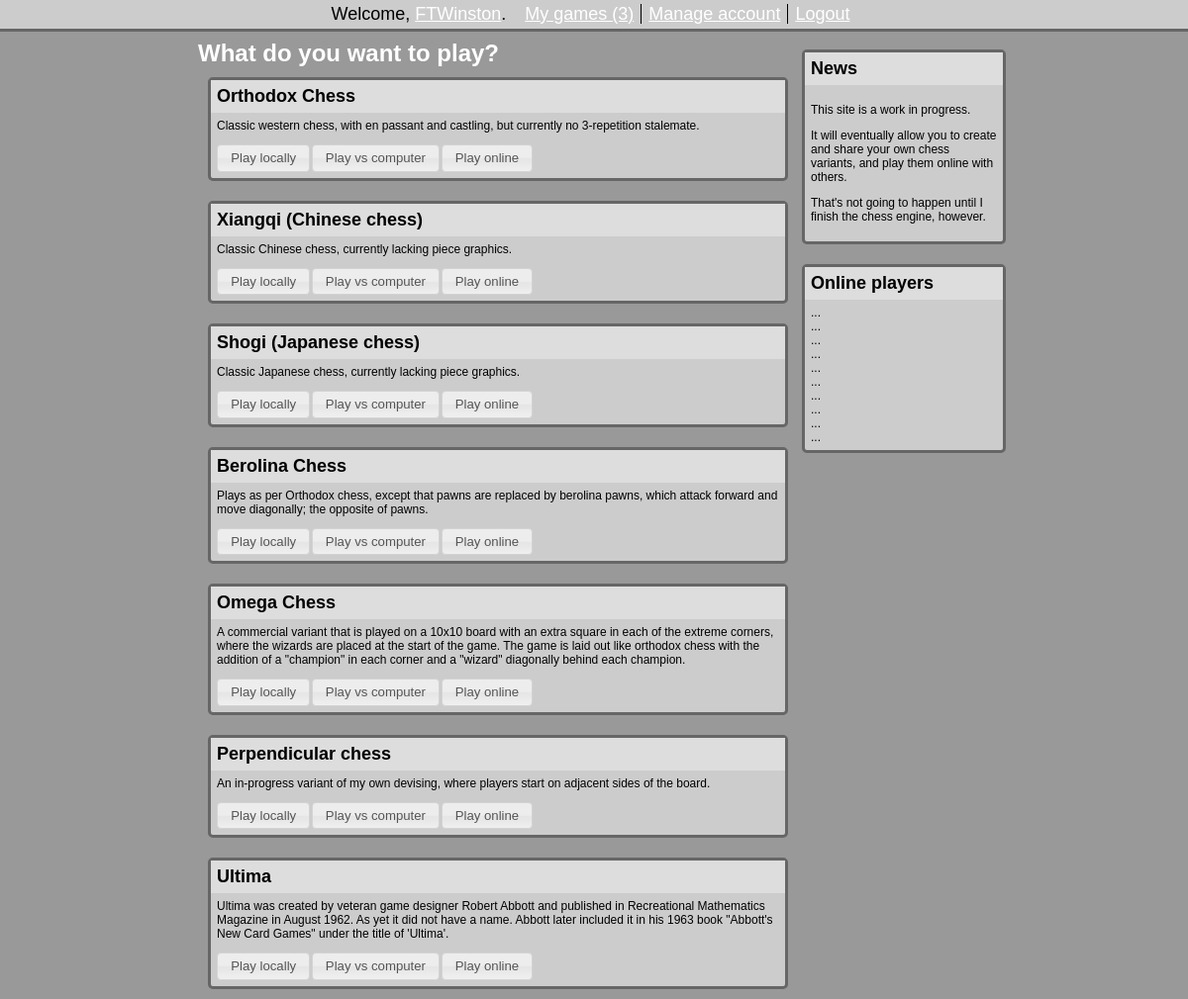
The app's page /site/index.php (signed in) with its own data.
### tables this page shows
CREATE TABLE IF NOT EXISTS `Variants` (
  `ID` int(10) unsigned NOT NULL AUTO_INCREMENT,
  `Name` varchar(100) NOT NULL,
  `Description` text NOT NULL,
  `SortOrder` tinyint(3) unsigned NOT NULL DEFAULT '4',
  `Slug` varchar(100) NOT NULL,
  `CreatedBy` int(10) unsigned DEFAULT NULL,
  `Public` tinyint(1) unsigned NOT NULL DEFAULT '0',
  PRIMARY KEY (`ID`),
  UNIQUE KEY `Name` (`Name`),
  UNIQUE KEY `Slug` (`Slug`),
  KEY `CreatedBy` (`CreatedBy`),
  KEY `Public` (`Public`),
  KEY `SortOrder` (`SortOrder`,`Name`)
);

### site/index.php (the view, shortened to what this page needs)
<?
require_once('php/core.php');
$db = db_connect();
echo startPage('Chess thing');
?>
<link type="text/css" href="/css/homepage.css" rel="stylesheet" />
<div id="menubar">
<?
if ( notLoggedIn() )
	echo 'You will need to <a href="#" onclick="return showLogIn();">log in</a> or <a href="#"  onclick="return showRegister();">sign up</a> to play online.';
else
	echo 'Welcome, <a href="#">' . readFromUserSession("Name") . '</a>.
<a href="#" class="menu first">My games (3)</a><a href="#" class="menu">Manage account</a><a href="/php/logout.php" class="menu last">Logout</a>';
?>
</div>
<div id="body">
	<div id="main">
		<div class="bigTitle">What do you want to play?</div>
<?
	$query = "select ID, Name, Slug, Description from Variants where Public = 1 OR CreatedBy = :userID order by SortOrder, Name";
	$query_params = array(
		':userID' => $_SESSION['user']['ID']
	);
	try
	{
		$stmt = $db->prepare($query);
		$result = $stmt->execute($query_params);
	}
	catch(PDOException $ex)
	{
		die("Error listing variants" . db_error(__FILE__, __LINE__, $ex));
	}
	$disableOnline = notLoggedIn();
	$row = $stmt->fetch();
	while ($row)
	{
		echo '<div class="panel" variant="' . $row['Slug'] . '"><div class="heading">' . $row['Name'] . '</div><div class="panelBody">' . $row['Description'] . '<div class="playButtons"><span class="playButton enabled" playType="0">Play locally</span><span class="playButton enabled" playType="1">Play vs computer</span><span class="playButton';
		if ( $disableOnline )
			echo ' disabled">Log in to play online';
		else
			echo ' enabled" playType="2">Play online';
		echo '</span></div></div></div>';
		$row = $stmt->fetch();
	}
?>
	</div>
	<div id="sidebar">
		<div class="panel"><div class="heading">News</div>
			<div class="panelBody">
				<p>This site is a work in progress.</p>
				<p>It will eventually allow you to create and share your own chess variants, and play them online with others.</p>
				<p>That's not going to happen until I finish the chess engine, however.</p>
			</div>
		</div>
		<div class="panel"><div class="heading">Online players</div>
			<div class="panelBody">
				...<br/>...<br/>
				...<br/>...<br/>
				...<br/>...<br/>
				...<br/>...<br/>
				...<br/>
				...<br/>
			</div>
		</div>
	</div>
</div>
<? echo endPage(); ?>

### site/css/common.css (style rules this page uses)
body { font-family: Verdana, sans-serif; font-size: 12px; background-color:#999999; color:#33333; margin: 0; padding: 0; min-width: 400px; text-align: center; }
#body { width: 800px; height: 600px; position: relative; text-align: left; margin-left: auto; margin-right:auto; }
#main { position: absolute; top: 0px; left: 0px; width: 580px; }
#sidebar { position: absolute; top: 0px; right: 0px; width: 200px; }
a:link { color:#ffffff; }
.panel { display: inline-block; margin: 10px; padding: 0px; background-color: #cccccc; border: solid #666666 3px; border-radius: 5px; width: 100%; }
.heading { padding: 6px; margin: 0px; background-color: #dddddd; font-size: 18px; font-weight: bold; }
.panelBody { padding: 6px; }
.bigTitle { font-size: 24px; color: white; font-weight: bold; }

### site/css/homepage.css (style rules this page uses)
#menubar { background-color: #cccccc; border-bottom: solid #666666 3px; font-size: 18px; padding: 4px; margin: 0px 0px 8px 0px; min-width:800px; }
#menubar .menu { padding-left: 7px; padding-right: 7px; margin-left: 0px; margin-right: 0px; border-left: 1px solid black; }
#menubar .menu.first { margin-left: 7px; border-left: none; }
.playButtons { padding-top: 12px; }

### records on screen
variants: Name "Orthodox Chess", Description "Classic western chess, with en passant and castling, but currently no 3-repetition stalemate."
variants: Name "Xiangqi (Chinese chess)", Description "Classic Chinese chess, currently lacking piece graphics."
variants: Name "Shogi (Japanese chess)", Description "Classic Japanese chess, currently lacking piece graphics."
variants: Name "Berolina Chess", Description "Plays as per Orthodox chess, except that pawns are replaced by berolina pawns, which attack forward and move diagonally; the opposite of pawns."
variants: Name "Omega Chess", Description "A commercial variant that is played on a 10x10 board with an extra square in each of the extreme corners, where the wizards are placed at the start of the game. The game is laid out like orthodox chess with the addition of a \"champion\" in each corner and a \"wizard\" diagonally behind each champion."
variants: Name "Perpendicular chess", Description "An in-progress variant of my own devising, where players start on adjacent sides of the board."
variants: Name "Ultima", Description "Ultima was created by veteran game designer Robert Abbott and published in Recreational Mathematics Magazine in August 1962. As yet it did not have a name. Abbott later included it in his 1963 book \"Abbott's New Card Games\" under the title of 'Ultima'."

### other values on screen
readFromUserSession("Name") "FTWinston"
